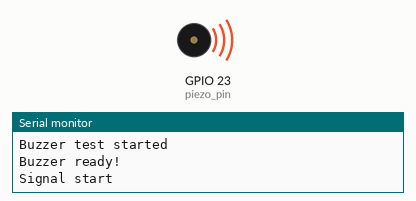
Simulated run of this program. Board: ESP32. Parts: buzzer (waves = sounding), the last lines printed to the serial monitor.

Above: at 0.1 s.
At 23.3 s:
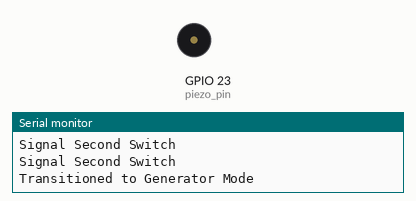
Timing chart, 0 to 24.8 s (numbered marks = the images above):
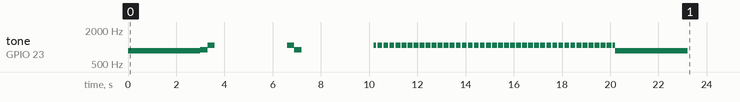

The program:

main.cpp
```cpp
#include <Arduino.h>
#include "buzzer.h"

void setup()
{
	Serial.begin(115200);
	Serial.println("Buzzer test started");
	buzzer::setup();

	Serial.println("Signal start");
	buzzer::signalStart();
	delay(3000);

	Serial.println("Signal Calibration start");
	buzzer::signalCalibrationStart();
	delay(3000);

	Serial.println("Signal Calibration end");
	buzzer::signalCalibrationEnd();
	delay(3000);

	unsigned long start_time = millis();

	while (millis() - start_time < 10000)
	{
		Serial.println("Signal Second Switch");
		buzzer::signalSecondSwitch();
	}
	Serial.println("Signal Second Switch");
	buzzer::signalStart();
	delay(3000);
	buzzer::buzzEnd();
	buzzer::transitionToGeneratorMode();
	Serial.println("Transitioned to Generator Mode");
	delay(2000);
}

void loop()
{
	buzzer::signalFlight();
}
```

buzzer.h
```cpp
#pragma once

#include "Arduino.h"
#define RESONATING_FREQ 3400

namespace buzzer
{
    //declaring a variable for the piezo pin
    int piezo_pin = 23;

    //variable for the structure of the third switch beeping
    bool thirdSwitchBeep = false, flightBeep = false, descentBeep = false;
    unsigned long previousTime = 0, currentTime = 0;

    //declaring variables for PWM channel attributes
    int freq = 400, channel = 0, resolution = 8;

    void setup()
    {
        ledcSetup(channel, freq, resolution); //setting up the PWM channel
        ledcAttachPin(piezo_pin, channel);    //attaching the piezo_pin to the PWM channel

        Serial.println("Buzzer ready!");
    }

    void transitionToGeneratorMode()
    {
        ledcDetachPin(piezo_pin);
        pinMode(piezo_pin, OUTPUT);
    }

    void setPiezoPin(u_int piezo_pin)
    {
        buzzer::piezo_pin = piezo_pin;
    }

    void buzz(uint freq = freq)
    {
        ledcWriteTone(channel, freq);
        ledcWrite(channel, 127);
    }

    void buzzCustom(u_int soundLevel, uint freq = freq)
    {
        ledcWriteTone(channel, freq);
        ledcWrite(channel, soundLevel);
    }

    void buzzEnd()
    {
        buzzer::buzzCustom(0, 0);
    }

    void signalStart()
    {
        buzzer::buzz(860);
    }

    void signalCalibrationStart()
    {
        buzzer::buzz(900);
        delay(300);
        buzzer::buzz(1080);
        delay(300);
        buzzer::buzzEnd();
    }

    void signalCalibrationEnd()
    {
        buzzer::buzz(1080);
        delay(300);
        buzzer::buzz(900);
        delay(300);
        buzzer::buzzEnd();
    }

    void signalCalibrationSkip() //change xd
    {
        Serial.println("Calibration skipped - EEPROM shows as calibrated");
        signalCalibrationStart();
        signalCalibrationEnd();
    }

    void signalSecondSwitch()
    {
        buzzer::buzz(1080);
        delay(100);
        buzzer::buzzEnd();
        delay(50);
        buzzer::buzz(1080);
        delay(100);
        buzzer::buzzEnd();
    }

    void signalThirdSwitchLockout()
    {
        int interval = 1000; //interval time in milliseconds
        currentTime = millis();
        if (currentTime - previousTime >= interval)
        {
            previousTime = currentTime; //save the last time that buzzer was toggled
            if (!thirdSwitchBeep)       //if not buzzing
            {
                buzzer::buzz(520);
                thirdSwitchBeep = true;
            }
            else
            {
                buzzer::buzzEnd();
                thirdSwitchBeep = false;
            }
        }
    }

    void signalFlight()
    {
        int interval = 500; //interval time in milliseconds
        currentTime = millis();
        if (currentTime - previousTime >= interval)
        {
            previousTime = currentTime; //save the last time that buzzer was toggled
            if (!flightBeep)       //if not buzzing
            {
                digitalWrite(piezo_pin, HIGH);
                flightBeep = true;
            }
            else
            {
                digitalWrite(piezo_pin, LOW);
                flightBeep = false;
            }
        }
    }

    void signalDescent() //identical to previous function
    {
        int interval = 2000; //interval time in milliseconds
        currentTime = millis();
        if (currentTime - previousTime >= interval)
        {
            previousTime = currentTime; //save the last time that buzzer was toggled
            if (!descentBeep)       //if not buzzing
            {
                digitalWrite(piezo_pin, HIGH);
                descentBeep = true;
            }
            else
            {
                digitalWrite(piezo_pin, LOW);
                descentBeep = false;
            }
        }
    }

    void signalSavedValues()
    {
        buzzer::buzz(480);
        delay(500);
        buzzer::buzz(860);
        delay(500);
        buzzer::buzz(1080);
        delay(500);
        buzzer::buzzEnd();
    }

    void signalEEPROMClear()
    {
        buzzer::buzz(2000);
        delay(200);
        buzzer::buzzEnd();
        delay(200);
        buzzer::buzz(2000);
        delay(200);
        buzzer::buzzEnd();
        delay(2000); //delay to differentiate signals
    }

    void test()
    {
        buzzer::buzzCustom(127, 200);
        delay(500);
        buzzer::buzzCustom(127, 500);
        delay(500);
        buzzer::buzzCustom(127, 800);
        delay(500);
        buzzer::buzzEnd();
    }

}
```
